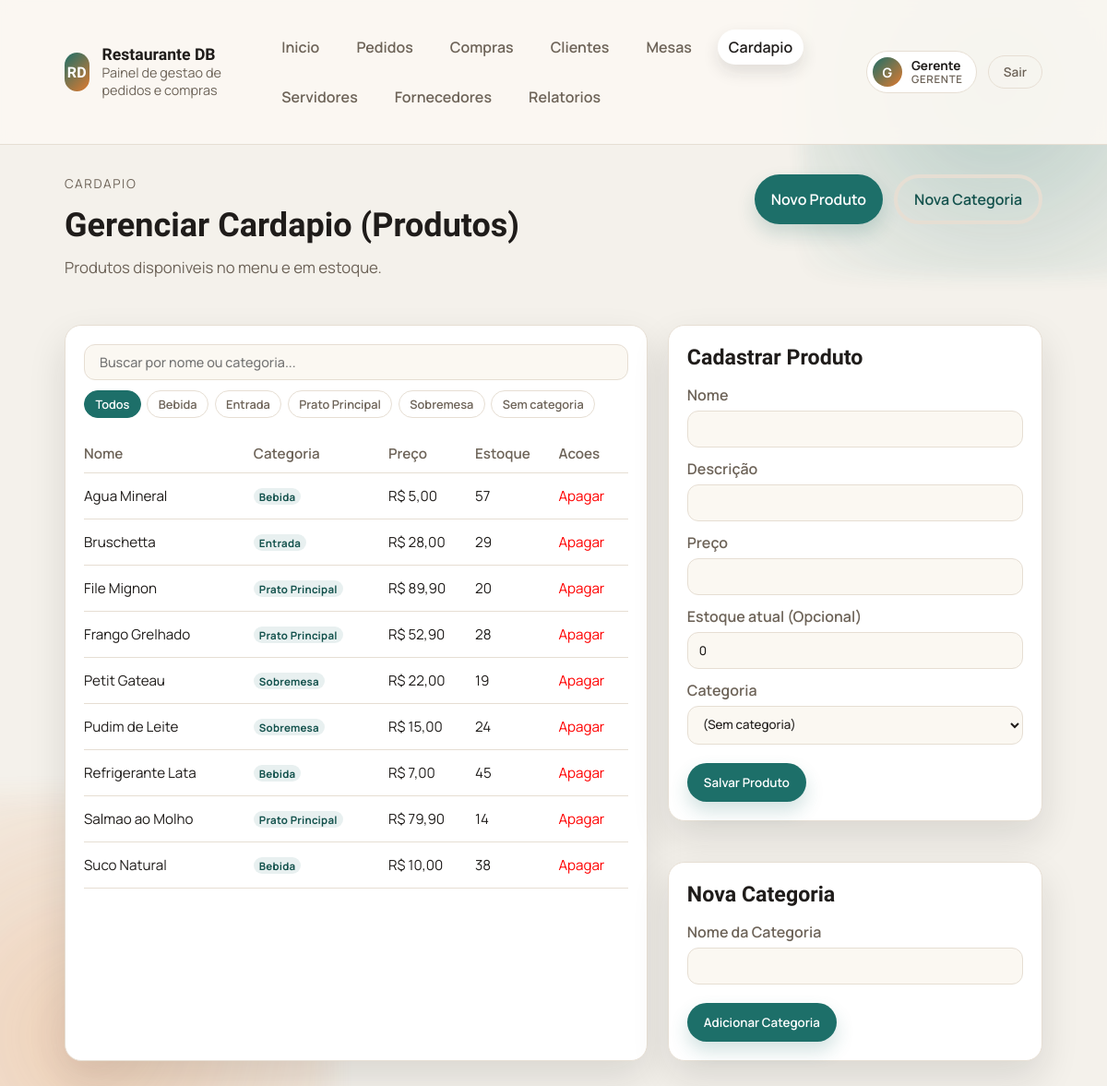
Page /cardapio (signed in) on the earlier database version.
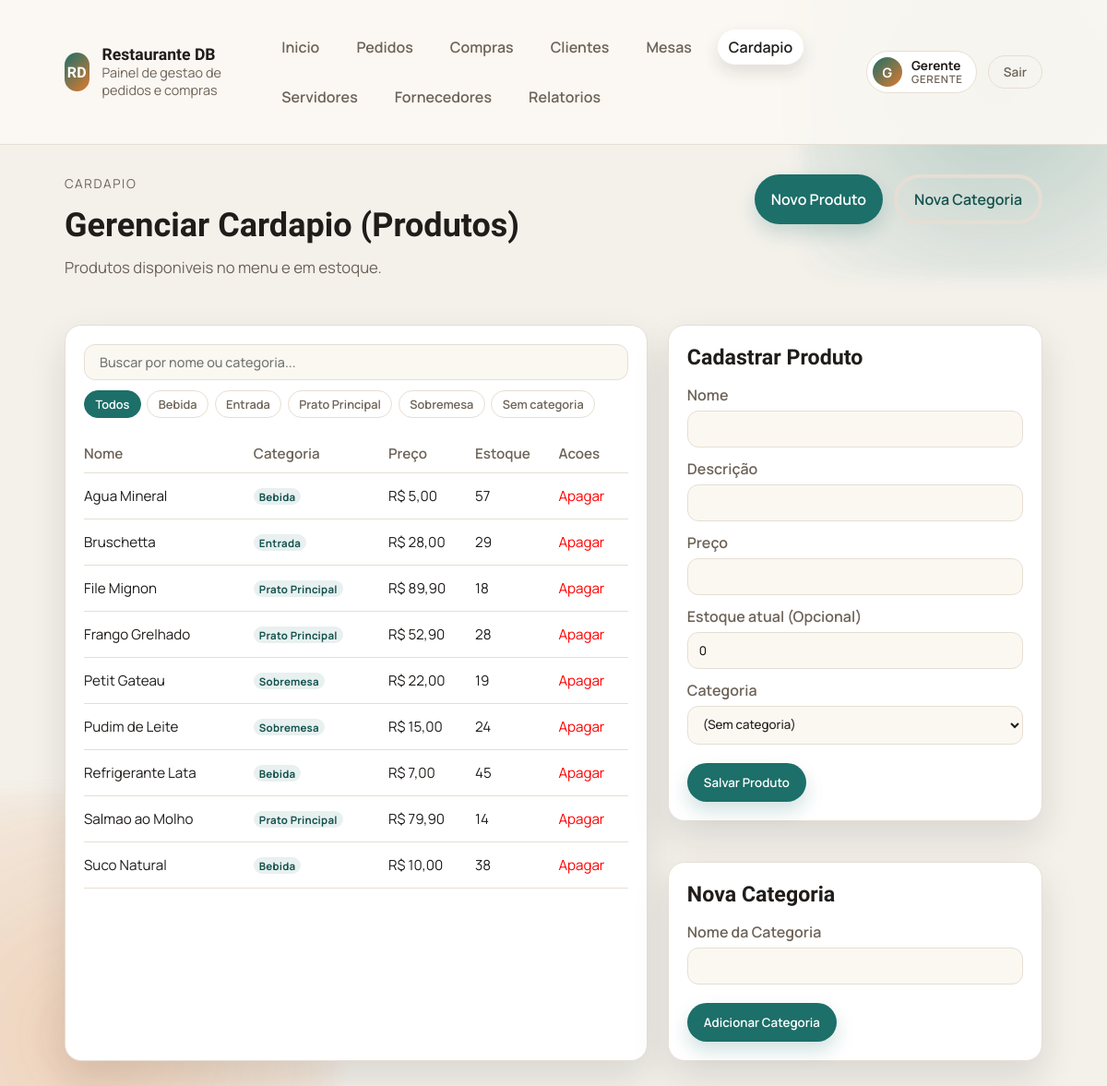
Same page on the later database version.
### tables this page shows
CREATE TABLE produtos (
    id_produto INTEGER PRIMARY KEY AUTOINCREMENT,
    nome TEXT NOT NULL,
    descricao TEXT,
    preco NUMERIC NOT NULL,
    id_categoria INTEGER,
    estoque INTEGER DEFAULT 0,
    FOREIGN KEY (id_categoria) REFERENCES categorias(id_categoria)
);

CREATE TABLE categorias (
    id_categoria INTEGER PRIMARY KEY AUTOINCREMENT,
    nome TEXT NOT NULL
);

### public/bd/auth.php (called while the page is built, shortened)
<?php
require_once __DIR__ . '/models.php';
function current_user(): ?array
{
    return $_SESSION['usuario'] ?? null;
}
function is_admin(): bool
{
    $user = current_user();
    return $user !== null && $user['perfil'] === 'admin';
}

### public/bd/models.php (called while the page is built, shortened)
<?php
$pdo = null;
function db_connect() {
    global $pdo;
    if (!$pdo) {
        $db_path = __DIR__ . '/../../database.sqlite';
        $pdo = get_sqlite_connection($db_path);
    }
    return $pdo;
}
function get_produtos() {
    $pdo = db_connect();
    $stmt = $pdo->query("SELECT p.*, c.nome as categoria_nome FROM produtos p LEFT JOIN categorias c ON p.id_categoria = c.id_categoria ORDER BY p.nome ASC");
    return $stmt->fetchAll();
}

### public/templates/cardapio.php (the view, shortened to what the changed rows need)
<?php
require_once __DIR__ . '/../bd/models.php';
require_once __DIR__ . '/../bd/auth.php';
$produtos = get_produtos();
$pode_gerenciar = is_admin();
?><!doctype html>
<html lang="pt-BR">
<head>
    <link rel="stylesheet" href="/style.css">
</head>
<body>
    <main class="container">
        <section class="page-header">
            <div>
                <h1><?= $pode_gerenciar ? 'Gerenciar Cardapio (Produtos)' : 'Cardapio (Produtos)' ?></h1>
            </div>
        </section>
        <section class="layout"<?= $pode_gerenciar ? '' : ' style="grid-template-columns: 1fr;"' ?>>
            <div class="table-card">
                <table>
                    <thead>
                        <tr>
                            <th>Nome</th>
                            <th>Categoria</th>
                            <th>Preço</th>
                            <th>Estoque</th>
                            <?php if ($pode_gerenciar): ?>
                            <th>Acoes</th>
                            <?php endif; ?>
                        </tr>
                    </thead>
                    <tbody id="tabela-body">
                        <?php foreach ($produtos as $p):
                            $cat_nome = (string)($p['categoria_nome'] ?? '');
                        ?>
                        <tr
                            data-nome="<?= htmlspecialchars(strtolower($p['nome'])) ?>"
                            data-cat="<?= $cat_nome !== '' ? htmlspecialchars($cat_nome) : '__sem__' ?>"
                        >
                            <td><?= htmlspecialchars((string)$p['nome']) ?></td>
                            <td>
                                <?php if ($cat_nome !== ''): ?>
                                <span class="cat-badge"><?= htmlspecialchars($cat_nome) ?></span>
                                <?php else: ?>
                                <span class="cell-sub">—</span>
                                <?php endif; ?>
                            </td>
                            <td>R$ <?= number_format((float)$p['preco'], 2, ',', '.') ?></td>
                            <td><?= (int)$p['estoque'] <= 0 ? '<span class="text-danger">Esgotado</span>' : htmlspecialchars((string)$p['estoque']) ?></td>
                            <?php if ($pode_gerenciar): ?>
                            <td>
                                <form method="POST" action="/" class="inline-form">
                                    <button class="text-link" type="submit" style="color:red" onclick="return confirm('Tem certeza?')">Apagar</button>
                                </form>
                            </td>
                            <?php endif; ?>
                        </tr>
                        <?php endforeach; ?>
                    </tbody>
                </table>
            </div>
            <?php if ($pode_gerenciar): ?>
            <div class="stack">
                <aside class="form-card" id="form-card">
                    <h2>Cadastrar Produto</h2>
                </aside>
                <aside class="form-card" id="form-cat" style="margin-top: 2rem;">
                    <h2>Nova Categoria</h2>
                </aside>
            </div>
            <?php endif; ?>
        </section>
    </main>
</body>
</html>

Differences in the rows shown:
changed produtos "File Mignon": estoque "20" → "18"
